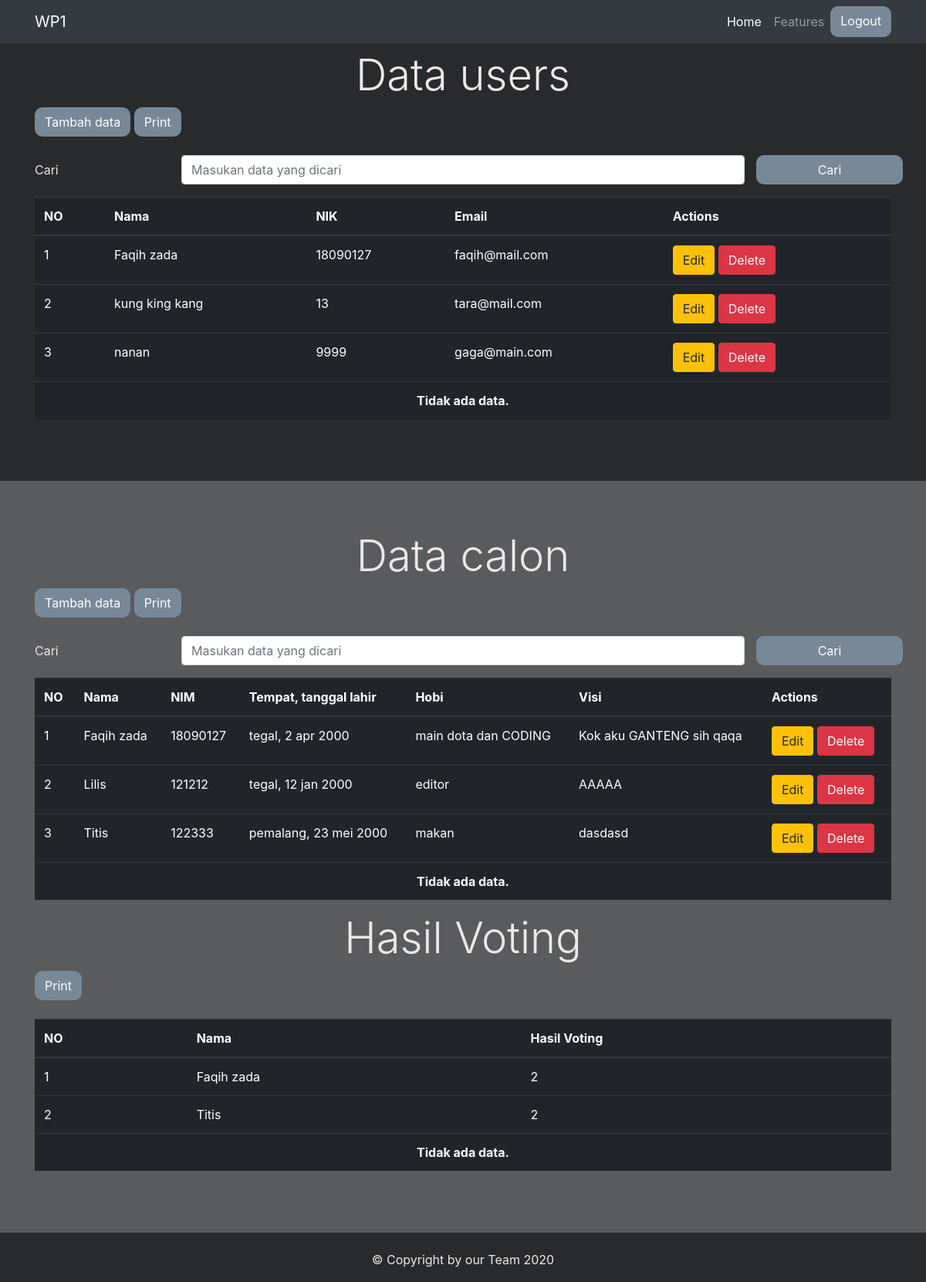
The page /admin/index.php (signed in) on the database its author committed.
### tables this page shows
CREATE TABLE `user` (
  `id` int(11) NOT NULL,
  `nama` varchar(50) NOT NULL,
  `NIK` varchar(25) NOT NULL,
  `email` varchar(50) NOT NULL
);

CREATE TABLE `calon` (
  `id` int(11) NOT NULL,
  `nama` varchar(50) NOT NULL,
  `NIM` varchar(150) NOT NULL,
  `Ttl` varchar(100) NOT NULL,
  `Hobi` varchar(100) NOT NULL,
  `visi` varchar(150) NOT NULL,
  `gambar` varchar(100) NOT NULL
);

### function.php (called while the page is built, shortened)
<?php
    $conn = mysqli_connect("localhost","root","","pemilu");
    function query($query){
        global $conn;
        $result = mysqli_query($conn, $query);
        $datacalons = [];
        while($datacalon = mysqli_fetch_assoc($result)){
            $datacalons[] = $datacalon;
        }
        return $datacalons;
    }

### admin/index.php (the view, shortened to what this page needs)
<?php
require ('../function.php');
$calons = query("SELECT * FROM calon");
$votes = query("SELECT calon.*,COUNT(id_calon) as HasilVoting
FROM vote JOIN calon ON vote.id_calon = calon.id
GROUP BY calon.id");
$users = query("SELECT * FROM user");
?>
<!DOCTYPE html>
<html>
<head>
    <link rel="stylesheet" href="https://stackpath.bootstrapcdn.com/bootstrap/4.1.3/css/bootstrap.min.css"
>
    <link rel="stylesheet" href="../css/style.css">
</head>
<body>
<nav class="navbar navbar-expand-lg navbar-dark bg-dark fixed-top">
        <div class="container">
            <a class="navbar-brand" href="#">WP1</a>
            <div class="collapse navbar-collapse" id="navbarNavAltMarkup">
            <div class="navbar-nav ml-auto">
                <a class="nav-item nav-link active" href="#about">Home</a>
                <a class="nav-item nav-link" href="#fitur">Features</a>
                <a class="btn tombol" href="../logout.php">Logout</a>
            </div>
            </div>
        </div>
      </nav>
    <div class="jumbotron jumbotron-fluid about" id="about">
        <div class="container">
          <h1 class="display-4 text-center">Data users</h1>
          <a class="btn tombol mb-4" href="../user/tambahUser.php">Tambah data</a>
          <a class="btn tombol mb-4" href="../cetak.php" target="_blank">Print</a>
        <form action="" method="post">
            <div class="form-group row">
                <label class="col-sm-2 col-form-label" for="keywordUser">Cari</label>
                <div class="col-sm-8">
                    <input type="text" name="keywordUser" id="keywordUser" class="form-control" placeholder="Masukan data yang dicari">
                </div>
                <button class="btn tombol col-sm-2" type="submit" name="cariUser" >Cari</button>
            </div>
        </form>
          <table class="table table-dark dataUser">
            <thead class="thead-dark">
              <tr>
                <th scope="col">NO</th>
                <th scope="col">Nama</th>
                <th scope="col">NIK</th>
                <th scope="col">Email</th>
                <th scope="col">Actions</th>
              </tr>
            </thead>
            <tb>
                <tbody>
                <?php $i = 1; ?>
                <?php foreach($users as $user) :?>
                    <tr>
                        <td><?= $i?></td>
                        <td><?= $user["nama"]?></td>
                        <td><?= $user["NIK"]?></td>
                        <td><?= $user["email"]?></td>
                        <td>
                            <a href="../user/ubahUser.php?id=<?= $user["id"]?>" class="btn btn-warning">Edit</a>
                            <a href="../user/hapusUser.php?id=<?= $user["id"] ?>" class="btn btn-danger" onclick="return confirm('Yakin ingin menghapus data ini?')">Delete</a>
                        </td>
                    </tr>
                    <?php $i++;?>
                <?php endforeach; ?>
                    <tr>
                        <td colspan="8" style="text-align: center"><b>Tidak ada data.</b></td>
                    </tr>
            </table>
        </div>
    </div>
    <div class="jumbotron jumbotron-fluid fitur" id="about">
    <div class="container">
        <h1 class="display-4 text-center">Data calon</h1>
        <a class="btn tombol mb-4" href="tambahCalon.php">Tambah data</a>
        <a class="btn tombol mb-4" href="../cetak2.php" target="_blank">Print</a>
        <form action="" method="post">
            <div class="form-group row">
                <label class="col-sm-2 col-form-label" for="keywordCalon">Cari</label>
                <div class="col-sm-8">
                    <input type="text" name="keywordCalon" id="keywordCalon" class="form-control" placeholder="Masukan data yang dicari">
                </div>
                <button class="btn tombol col-sm-2" type="submit" name="cariCalon" >Cari</button>
            </div>
        </form>
        <table class="table table-dark dataUser">
        <thead class="thead-dark">
            <tr>
            <th scope="col">NO</th>
            <th scope="col">Nama</th>
            <th scope="col">NIM</th>
            <th scope="col">Tempat, tanggal lahir</th>
            <th scope="col">Hobi</th>
            <th scope="col">Visi</th>
            <th scope="col">Actions</th>
            </tr>
        </thead>
        <tb>
            <tbody>
            <?php $i = 1; ?>
            <?php foreach($calons as $c) :?>
                <tr>
                    <td><?= $i; ?></td>
                    <td><?= $c["nama"] ?></td>
                    <td><?= $c["NIM"] ?></td>
                    <td><?= $c["Ttl"] ?></td>
                    <td><?= $c["Hobi"] ?></td>
                    <td><?= $c["visi"] ?></td>
                    <td>
                        <a href="ubahCalon.php?id=<?= $c["id"] ?>" class="btn btn-warning">Edit</a>
                        <a href="hapusCalon.php?id=<?= $c["id"] ?>" class="btn btn-danger" onclick="return confirm('Yakin ingin menghapus data ini?')">Delete</a>
                    </td>
                </tr>
                <?php $i++;?>
                <?php endforeach ?>
                <tr>
                    <td colspan="8" style="text-align: center"><b>Tidak ada data.</b></td>
                </tr>
        </table>
        <h1 class="display-4 text-center">Hasil Voting</h1>
        <a class="btn tombol mb-4" href="../cetak3.php" target="_blank">Print</a>
        <table class="table table-dark dataUser">
        <thead class="thead-dark">
            <tr>
            <th scope="col">NO</th>
            <th scope="col">Nama</th>
            <th scope="col">Hasil Voting</th>
            </tr>
        </thead>
        <tb>
            <tbody>
            <?php $i = 1; ?>
            <?php foreach($votes as $v) :?>
                <tr>
                    <td><?= $i; ?></td>
                    <td><?= $v["nama"]; ?></td>
                    <td><?= $v['HasilVoting']; ?></td>
                </tr>
                <?php $i++;?>
                <?php endforeach ?>
                <tr>
                    <td colspan="8" style="text-align: center"><b>Tidak ada data.</b></td>
                </tr>
        </table>
        </div>
    </div>
        <footer>
            <div class="container">
              <center>&copy; Copyright by our Team 2020</center>
            </div>
        </footer>
  </body>
</html>

### css/style.css (style rules this page uses)
.tombol { background-color: lightslategray; color: white; border-radius: 10px; margin: 0 auto; }
.about { height: auto; background-color: rgb(41, 42, 43); color: rgb(236, 232, 232); justify-content: center; align-items: center; }
.fitur { box-sizing: border-box; background-color: rgb(90, 91, 92); color: rgb(236, 232, 232); height: auto; margin-top: -32px; justify-content: center; align-items: center; }
footer { height: 64px; margin-top: -32px; padding-top: 23px; background-color: rgb(41, 42, 43); color: rgb(236, 232, 232); }
.dataUser { color: white !important; }

### rows shown on the page
user: nama "Faqih zada", NIK "18090127", email "faqih@mail.com"
user: nama "kung king kang", NIK "13", email "tara@mail.com"
user: nama "nanan", NIK "9999", email "gaga@main.com"
calon: nama "Faqih zada", NIM "18090127", Ttl "tegal, 2 apr 2000", Hobi "main dota dan CODING", visi "Kok aku GANTENG sih qaqa", HasilVoting "2"
calon: nama "Lilis", NIM "121212", Ttl "tegal, 12 jan 2000", Hobi "editor", visi "AAAAA"
calon: nama "Titis", NIM "122333", Ttl "pemalang, 23 mei 2000", Hobi "makan", visi "dasdasd", HasilVoting "2"
